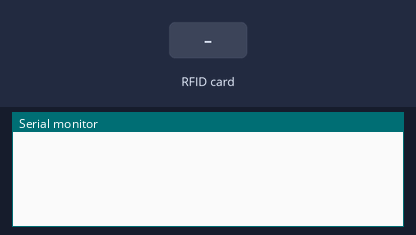
A sketch run on a simulated Arduino Uno, built with avr-gcc and run on an emulated ATmega328P. Parts: the last lines printed to the serial monitor. The test bench sets the inputs (shaded band).

Above: at 1.2 s.
1.3 s: RFID card E8 75 3B 4A held to the reader
At 2.2 s:
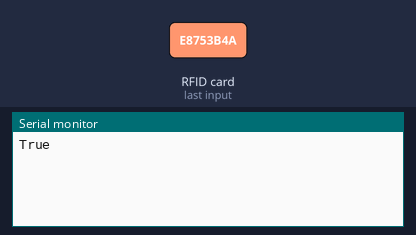
2.8 s: RFID card 5E 7A 19 C4 held to the reader
At 3.6 s:
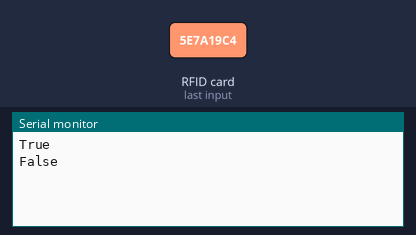

Measured:
- after the input at 1.3 s, the serial monitor: prints a new line at once (image 1)
- after the input at 2.8 s, the serial monitor: prints a new line at once (image 2)

The sketch:

rfid_tag.ino
```cpp
#include <SPI.h>
#include <MFRC522.h>

#define RST_PIN 9
#define SS_PIN 10

byte readCard[4];
//

String MasterTag = "E8753B4A";
String tagID = "";

MFRC522 mfrc522(SS_PIN, RST_PIN);

void setup()
{
  Serial.begin(9600);
  SPI.begin();           // SPI bus
  mfrc522.PCD_Init();    // MFRC522
}

void loop()
{
  while (getID())
  {
    if (tagID == MasterTag)
    {
      Serial.println("True");
    }
    else
    {
      Serial.println("False");
    }
  }
}

boolean getID()
{
  if (!mfrc522.PICC_IsNewCardPresent())
  {
    return false;
  }
  if (!mfrc522.PICC_ReadCardSerial())
  {
    return false;
  }
  tagID = "";
  for (uint8_t i = 0; i < 4; i++)
  {
    tagID.concat(String(mfrc522.uid.uidByte[i], HEX));
  }
  tagID.toUpperCase();
  mfrc522.PICC_HaltA();
  return true;
}
```
